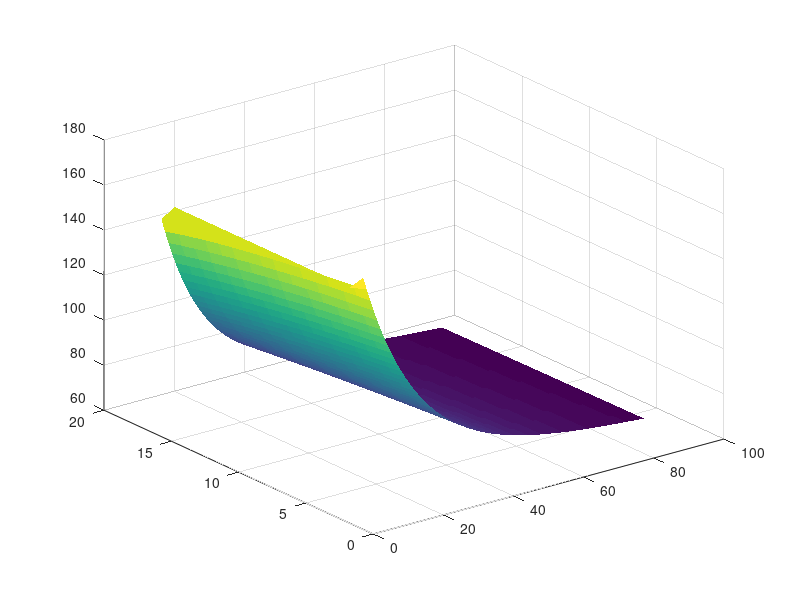

Source code (MATLAB):
clear all
clc
%% Define variables:
% Temperature - T is a matrix where each row is reserved for spatial 
% (x - position) variable and column is reserved for a temporal (t - time) 
% variable 
t_f = 80;                % Time for last data collection
dt = 1;                % time descretization
dx = 0.1;                % space descretization
t = 0:dt:t_f;            % time variable
x = 0:dx:1.5;            % space intervals
N = round(t_f/dt);       % number of timesteps 
J = round(1.5/dx);       % number of space-steps
T(1:J+1,1:N+1) = 0;      % Initialiazing Temperature matrix

%% Boundary conditions:
T(1:J+1,1) =  163.5;%174.03;        % at time = 0 min, temp is in F
%Geeta's data:
% T(1,1:N+1) = 81.09.*exp(-0.09036.*t)+92.93.*exp(-0.002168.*t);  % variation with time at x=0 in (Interior)
% T(J+1,1:N+1) = 80.35.*exp(-0.1156.*t)+93.69.*exp(-0.002442.*t); % variation with time at x=1.5 in (Exterior)

%Xiukun's data:
% T(1,1:N+1) = 85.6.*exp(-0.09233.*t)+90.35.*exp(-0.002332.*t);  % variation with time at x=0 in (Interior)
% T(J+1,1:N+1) = 63.76.*exp(-0.2109.*t)+96.21.*exp(-0.003575.*t); % variation with time at x=1.5 in (Exterior)

%Mallory's data:
T(1,1:N+1) = 90.49.*exp(-0.06361.*t)+80.13.*exp(-0.001023.*t);  % variation with time at x=0 in (Interior)
T(J+1,1:N+1) = 73.97.*exp(-0.08249.*t)+81.56.*exp(-0.001303.*t); % variation with time at x=1.5 in (Exterior)

%% Solving the tridiagonal system of equations:
% System of equations:
% -nu*U_j-1 + (1+2*nu)*U_j - nu*U_j+1 = U_j^n+1, j = 2,3,...,J
% [A]{U} = {U^0}

nu = dt/dx^2;
A = full(gallery('tridiag',J-1,-nu,1+2*nu,-nu)); % Defining tridiagonal matrix
[l,m] = size(A);
U = zeros(l);
% Cholesky decomposition:
for i = 1:l
       sum = 0;
       for j = 1:i-1
            sum = sum + U(j,i)^2;
       end     
       U(i,i) = sqrt(A(i,i) - sum);
       
       sum2 = 0;
       for n = i+1:l
           for k = 1:i     
            sum2 = sum2 + U(k,i)*U(k,n);
           end
       U(i,n) = (A(i,n) - sum2)/U(i,i);
       end
end
L = U' ;

for k = 2:(N+1)
    T_rhs = T(2:J,k-1);                          % Declaring RHS of the system of equations
    T_rhs(1) = T_rhs(1) + nu*T(1,k);
    T_rhs(J-1) = T_rhs(J-1) + nu*T(J+1,k);
    b = T_rhs;
    % Calculating  {s} in [U]{s} = {b}
    s = zeros(l,1);
    
    for h = 1:l
        sum3 = 0;
        for o = 1:h-1
            sum3 = sum3 + L(h,o)*s(o);
        end
        s(h) = (b(h) - sum3)/L(h,h);
    end

    % Calculating {x} in [L]{x}={s}
    x = zeros(l,1);
    for p = l:-1:1
        sum4 = 0;
        for w = p+1:l
            sum4 = sum4 + L(w,p)*x(w);
        end
        x(p) = (s(p) - sum4)/U(p,p);
    end
    
    T(2:J,k) = x;
end

surf(T,'EdgeColor','none')